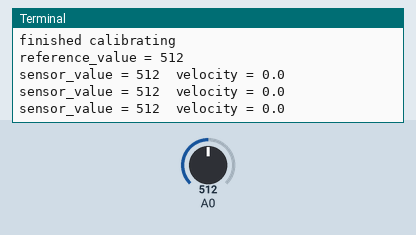
This program was run on a simulated Raspberry Pi (BCM pin numbers) with a GrovePi. Parts: the last lines printed to the terminal. The test bench sets the inputs (shaded band); at power-on: A0 = 512 (analog values on the 0–1023 scale).

Above: at 1.3 s.
1.4 s: A0 set to 716
At 2.0 s:
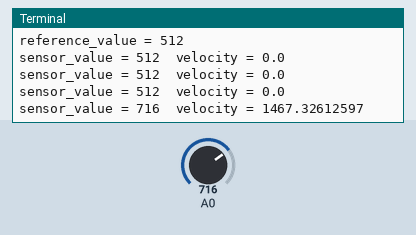
2.9 s: A0 set to 900
At 3.5 s:
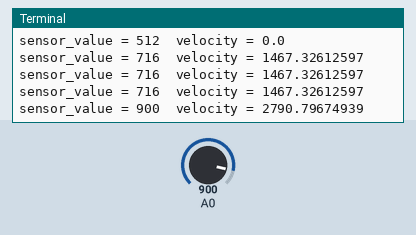
Timing chart, 0 to 5.9 s (numbered marks = the images above; inputs shaded):
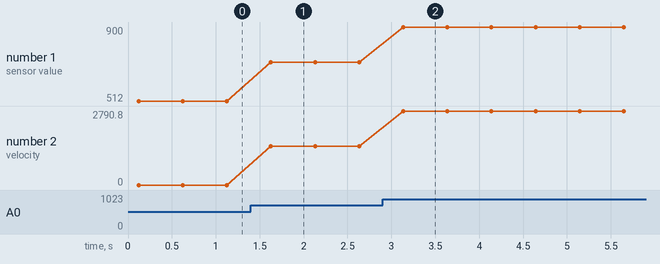

The program:

Single_Axis_Analog_Gyro.py
```python
import time
import grovepi

# Connect the Grove Single Axis Analog Gyro to analog port A0
# SIG,NC,VCC,GND
sensor = 0

grovepi.pinMode(sensor,"INPUT")

# calibration
print "calibrating..."
sum = 0
errors = 0
for x in range(0, 100):
    try:
        # Get sensor value
        v = grovepi.analogRead(sensor)
        sum += v
        #time.sleep(.05)
    except IOError:
        print "Error"
        errors += 1

if errors == 100:
    print "unable to calibrate"
    raise SystemExit

reference_value = sum / (100 - errors)

print "finished calibrating"
print "reference_value =", reference_value

# ready
while True:
    try:
        # Get sensor value
        sensor_value = grovepi.analogRead(sensor)

        # Calculate angular velocity (deg/s)
        velocity = ((float)(sensor_value - reference_value) * 4930.0) / 1023.0 / 0.67

        print "sensor_value =", sensor_value, " velocity =", velocity
        time.sleep(.5)

    except IOError:
        print "Error"
```

Measured:
- after the input at 1.4 s, the terminal: prints a new line after 0.23 s (image 1)
- after the input at 2.9 s, the terminal: prints a new line after 0.23 s (image 2)
- plotted number 1: 512 → 716 after the input at 1.4 s, 716 → 900 after the input at 2.9 s
- plotted number 2: 0 → 1467.33 after the input at 1.4 s, 1467.33 → 2790.8 after the input at 2.9 s
